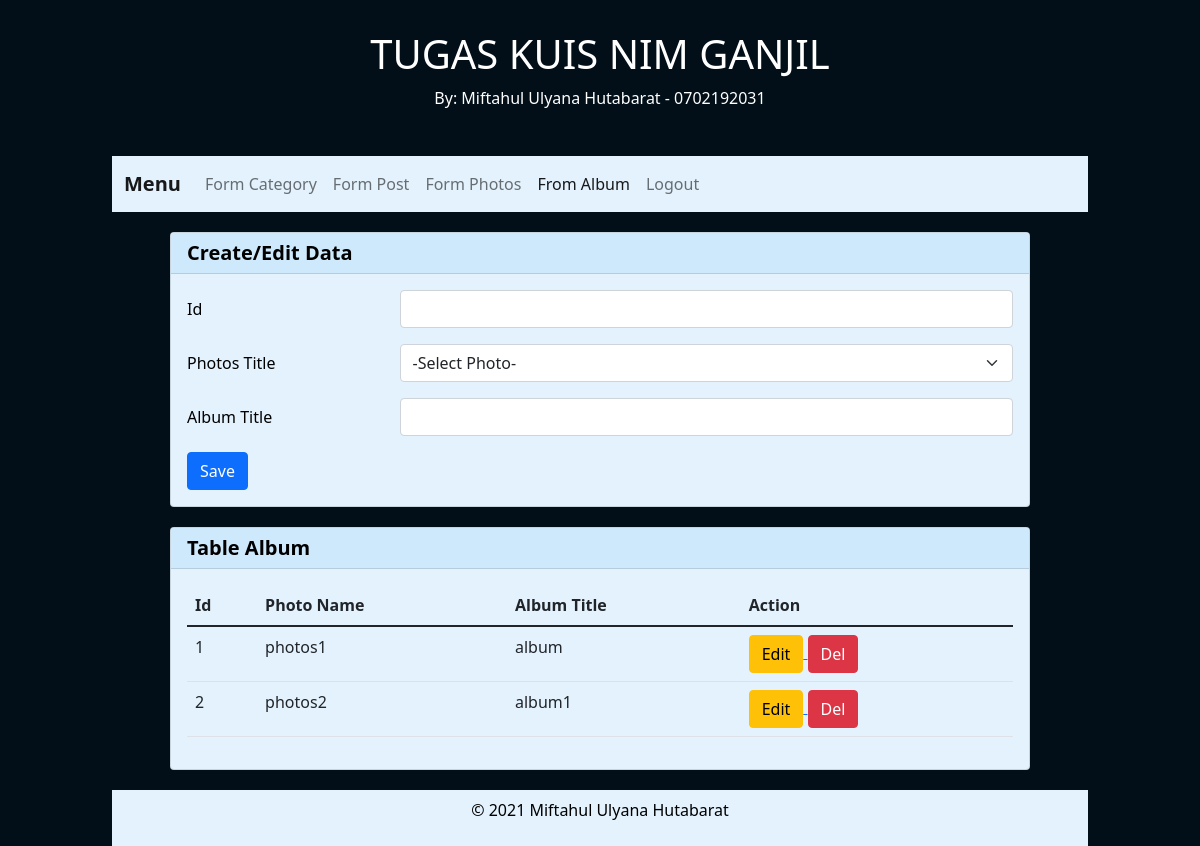
The app's page /PHP/belajar_crud_oop/form_album.php (signed in) with its own data.
### tables this page shows
CREATE TABLE `tb_album` (
  `album_id` int(11) NOT NULL,
  `album_id_photo` int(11) DEFAULT NULL,
  `album_title` varchar(100) DEFAULT NULL
);

CREATE TABLE `tb_photos` (
  `photo_id` int(11) NOT NULL,
  `photo_id_post` int(11) DEFAULT NULL,
  `photo_title` varchar(100) DEFAULT NULL,
  `photo_file` varchar(256) DEFAULT NULL
);

### PHP/belajar_crud_oop/library.php (called while the page is built, shortened)
<?php
class Database{
    private $host   = "localhost",
            $user   = "root",
            $pass   = "",
            $db     = "db_crud_oop_php";
    public function __construct(){
        try{
            $this->koneksi = new PDO("mysql:host=$this->host; dbname=$this->db", $this->user, $this->pass);
        }catch(PDOException $e){
            echo die($e->getMessage());
        }
    }
}
class Photos extends Database{
    public function readData($queryRead){
        try{
            $statement = $this->koneksi->prepare($queryRead);
            $statement->execute();
            $data = $statement->fetchAll();
            return $data;
        } catch (PDOException $e) {
            die($e->getMessage());
        }
    }
}
class Album extends Database{
    public function readData($queryRead){
        try{
            $statement = $this->koneksi->prepare($queryRead);
            $statement->execute();
            $data = $statement->fetchAll();
            return $data;
        } catch (PDOException $e) {
            die($e->getMessage());
        }
    }
}
?>

### PHP/belajar_crud_oop/form_album.php (the view, shortened to what this page needs)
<?php
require("library.php");
$album = new Album();
$photo = new Photos();
$rows_album     = $album->readData("SELECT * FROM tb_album ORDER BY album_id");
$rows_photo     = $photo->readData("SELECT * FROM tb_photos ORDER BY photo_id");
$album_id       = "";
$album_title    = "";
if(isset($_GET["op"])){
	$op = $_GET["op"];
}else{
	$op = "";
}
if($op == "edit"){
    $get_byId_album = $album->readData("SELECT * FROM tb_album WHERE album_id =" . $_GET["id"])[0];
    $album_id          = $get_byId_album["album_id"];
    $album_id_photo    = $get_byId_album["album_id_photo"];
    $album_title       = $get_byId_album["album_title"];
    $get_byId_photo = $photo->readData("SELECT * FROM tb_photos WHERE photo_id =" . $album_id_photo)[0];
    $photo_id            = $get_byId_photo["photo_id"];
    $photo_title         = $get_byId_photo["photo_title"];
}else if($album_id = ""){
    $error	= "data tidak ditemukan";
}
?>
<!DOCTYPE html>
<html lang="en">
<head>
    <link href="https://cdn.jsdelivr.net/npm/bootstrap@5.1.3/dist/css/bootstrap.min.css" rel="stylesheet">
</head>
<body style="background-color:#020f18; color:white;">
    <div class="container" style="max-width:1000px;">
        <header style="color:white; padding:30px; text-align:center;">
            <h1>TUGAS KUIS NIM GANJIL</h1>
            <p>By: Miftahul Ulyana Hutabarat - 0702192031</p>
        </header>
        <nav class=" navbar navbar-expand-lg navbar-light" style="background-color: #e3f2fd;">
            <div class="container-fluid">
                <a class="navbar-brand" href="#" style="font-weight:bold;">Menu</a>
                <div class="collapse navbar-collapse" id="navbarNavAltMarkup">
                    <div class="navbar-nav">
                        <a class="nav-link" href="form_category.php">Form Category</a>
                        <a class="nav-link" href="form_post.php">Form Post</a>
                        <a class="nav-link" href="form_photos.php">Form Photos</a>
                        <a class="nav-link active" aria-current="page" href="form_album.php">From Album</a>
                        <a class="nav-link" href="logout.php">Logout</a>
                    </div>
                </div>
            </div>
        </nav>
        <main style="max-width:900px; margin:0 auto;">
            <div class="card" style="color:black; background-color: #e3f2fd; margin:20px;">
                <h5 class="card-header" style="background-color:#cfe9fc; font-weight:bold;">Create/Edit Data</h5>
                <div class="card-body">
                    <form action="" method="POST">
                        <div class="mb-3 row">
                            <label for="album_id" class="col-sm-3 col-form-label">Id</label>
                            <div class="col-sm-9">
                                <input type="text" class="form-control" id="album_id" name="album_id" value="<?php echo $album_id; ?>">
                            </div>
                        </div>
                        <div class="mb-3 row">
                            <label for="album_id_photo" class="col-sm-3 col-form-label">Photos Title</label>
                            <div class="col-sm-9">
                                <select class="form-select" aria-label="Default select example" id="album_id_photo" name="album_id_photo">
                                    <option>-Select Photo-</option>
                                </select>
                            </div>
                        </div>
                        <div class="mb-3 row">
                            <label for="album_title" class="col-sm-3 col-form-label">Album Title</label>
                            <div class="col-sm-9">
                                <input type="text" class="form-control" id="album_title" name="album_title" value="<?php echo $album_title; ?>">
                            </div>
                        </div>
                        <div class="col-sm-13">
                            <button type="submit" name="save" class="btn btn-primary">Save</button>
                        </div>
                    </form>
                </div>
            </div>
            <div class="card" style="color:black; background-color: #e3f2fd; margin:20px;">
                <h5 class="card-header" style="background-color:#cfe9fc; font-weight:bold;">Table Album</h5>
                <div class="card-body">
                    <table class="table table-hover" style="background-color: #e3f2fd;">
                        <thead>
                            <tr>
                                <th scope="col">Id</th>
                                <th scope="col">Photo Name</th>
                                <th scope="col">Album Title</th>
                                <th colspan="2" scope="col">Action</th>
                            </tr>
                        </thead>
                        <tbody>
                            <?php foreach($rows_album as $row_album):
                            $album_id           =    $row_album["album_id"];
                            $album_id_photo      =    $row_album["album_id_photo"];
                            $album_title        =    $row_album["album_title"];
                            ?>
                            <tr>
                                <td><?php echo $album_id; ?></td>
                                <?php foreach($rows_photo as $row_photo):
                                if($album_id_photo === $row_photo['photo_id']):
                                $album_id_photo = $row_photo['photo_title'];?>
                                <td><?php echo $album_id_photo; ?></td>
                                <?php endif; endforeach; ?>
                                <td><?php echo $album_title; ?></td>
                                <td>
                                    <a href="form_album.php?op=edit&id=<?php echo $row_album["album_id"]; ?>">
                                        <button type="button" class="btn btn-warning">Edit</button>
                                    </a>
                                    <a  href="form_album.php?op=delete&id=<?php echo $row_album["album_id"]; ?>"
                                        onclick="return confirm('yakin ingin menghapus data?')">
                                        <button type="button" class="btn btn-danger">Del</button>
                                    </a>
                                </td>
                            </tr>
                            <?php endforeach; ?>
                        </tbody>
                    </table>
                </div>
            </div>
        </main>
        <footer style="text-align:center; color:black; padding:8px; background-color: #e3f2fd;">
            <p>© 2021 Miftahul Ulyana Hutabarat</p>
        </footer>
    </div>
</body>
</html>

### records on screen
tb_album: album_id "1", album_title "album"
tb_photos: photo_title "photos1"
tb_album: album_id "2", album_title "album1"
tb_photos: photo_title "photos2"
